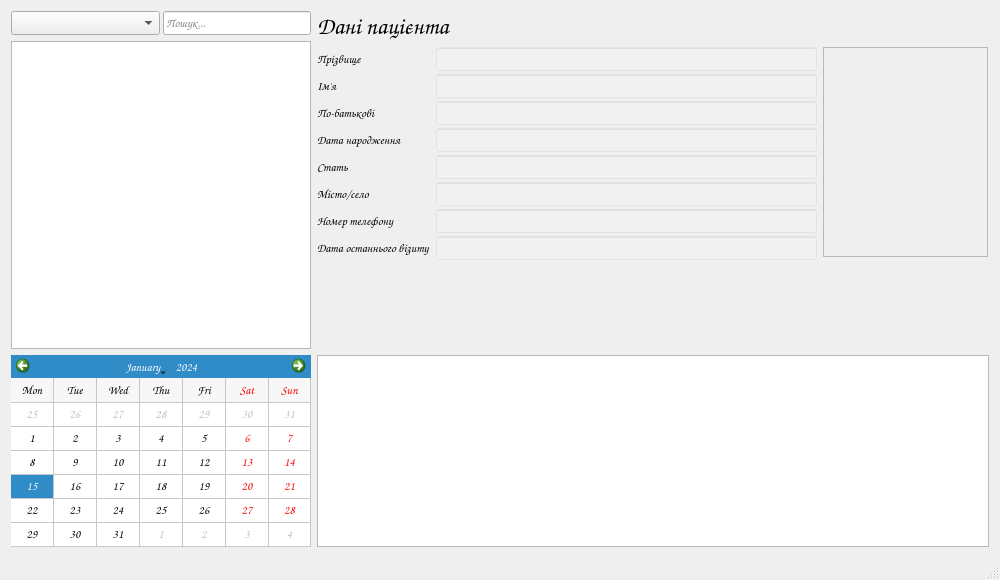
<?xml version="1.0" encoding="UTF-8"?>
<ui version="4.0">
 <class>MainWindow</class>
 <widget class="QMainWindow" name="MainWindow">
  <property name="geometry">
   <rect>
    <x>0</x>
    <y>0</y>
    <width>1000</width>
    <height>580</height>
   </rect>
  </property>
  <property name="minimumSize">
   <size>
    <width>1000</width>
    <height>580</height>
   </size>
  </property>
  <property name="font">
   <font>
    <family>Comic Sans MS</family>
    <pointsize>9</pointsize>
   </font>
  </property>
  <property name="windowTitle">
   <string>Nester Dental Clinic</string>
  </property>
  <property name="windowIcon">
   <iconset>
    <normaloff>main_icon.ico</normaloff>main_icon.ico</iconset>
  </property>
  <property name="toolTip">
   <string/>
  </property>
  <property name="accessibleName">
   <string/>
  </property>
  <property name="styleSheet">
   <string notr="true"/>
  </property>
  <widget class="QWidget" name="centralWidget">
   <layout class="QGridLayout" name="gridLayout">
    <item row="0" column="0">
     <layout class="QHBoxLayout" name="horizontalLayout_5">
      <item>
       <layout class="QVBoxLayout" name="verticalLayout_2">
        <item>
         <layout class="QHBoxLayout" name="horizontalLayout">
          <property name="spacing">
           <number>3</number>
          </property>
          <item>
           <widget class="QComboBox" name="search_cb">
            <property name="sizePolicy">
             <sizepolicy hsizetype="Minimum" vsizetype="Fixed">
              <horstretch>0</horstretch>
              <verstretch>0</verstretch>
             </sizepolicy>
            </property>
            <property name="minimumSize">
             <size>
              <width>0</width>
              <height>0</height>
             </size>
            </property>
            <property name="font">
             <font>
              <family>Comic Sans MS</family>
              <pointsize>9</pointsize>
             </font>
            </property>
           </widget>
          </item>
          <item>
           <widget class="QLineEdit" name="search_le">
            <property name="sizePolicy">
             <sizepolicy hsizetype="Minimum" vsizetype="Fixed">
              <horstretch>0</horstretch>
              <verstretch>0</verstretch>
             </sizepolicy>
            </property>
            <property name="minimumSize">
             <size>
              <width>0</width>
              <height>0</height>
             </size>
            </property>
            <property name="font">
             <font>
              <family>Comic Sans MS</family>
              <pointsize>9</pointsize>
             </font>
            </property>
            <property name="placeholderText">
             <string>Пошук...</string>
            </property>
            <property name="clearButtonEnabled">
             <bool>true</bool>
            </property>
           </widget>
          </item>
         </layout>
        </item>
        <item>
         <widget class="QTableView" name="patients_table">
          <property name="sizePolicy">
           <sizepolicy hsizetype="Fixed" vsizetype="Expanding">
            <horstretch>0</horstretch>
            <verstretch>0</verstretch>
           </sizepolicy>
          </property>
          <property name="minimumSize">
           <size>
            <width>300</width>
            <height>0</height>
           </size>
          </property>
          <property name="maximumSize">
           <size>
            <width>300</width>
            <height>16777215</height>
           </size>
          </property>
          <property name="font">
           <font>
            <family>Comic Sans MS</family>
            <pointsize>9</pointsize>
           </font>
          </property>
         </widget>
        </item>
       </layout>
      </item>
      <item>
       <layout class="QVBoxLayout" name="verticalLayout_3">
        <item>
         <widget class="QLabel" name="label_9">
          <property name="sizePolicy">
           <sizepolicy hsizetype="Expanding" vsizetype="Fixed">
            <horstretch>0</horstretch>
            <verstretch>0</verstretch>
           </sizepolicy>
          </property>
          <property name="minimumSize">
           <size>
            <width>0</width>
            <height>30</height>
           </size>
          </property>
          <property name="maximumSize">
           <size>
            <width>16777215</width>
            <height>30</height>
           </size>
          </property>
          <property name="font">
           <font>
            <family>Comic Sans MS</family>
            <pointsize>18</pointsize>
           </font>
          </property>
          <property name="text">
           <string>Дані пацієнта</string>
          </property>
         </widget>
        </item>
        <item>
         <layout class="QHBoxLayout" name="horizontalLayout_4" stretch="3,1">
          <item>
           <layout class="QFormLayout" name="formLayout">
            <property name="verticalSpacing">
             <number>3</number>
            </property>
            <item row="0" column="0">
             <widget class="QLabel" name="label">
              <property name="font">
               <font>
                <family>Comic Sans MS</family>
                <pointsize>9</pointsize>
               </font>
              </property>
              <property name="text">
               <string>Прізвище</string>
              </property>
             </widget>
            </item>
            <item row="0" column="1">
             <widget class="QLineEdit" name="surname_le">
              <property name="font">
               <font>
                <family>Comic Sans MS</family>
                <pointsize>9</pointsize>
               </font>
              </property>
              <property name="styleSheet">
               <string notr="true">QLineEdit {
background-color: rgba(250,250,250,0.2);
}</string>
              </property>
              <property name="readOnly">
               <bool>true</bool>
              </property>
             </widget>
            </item>
            <item row="1" column="0">
             <widget class="QLabel" name="label_3">
              <property name="font">
               <font>
                <family>Comic Sans MS</family>
                <pointsize>9</pointsize>
               </font>
              </property>
              <property name="text">
               <string>Ім'я</string>
              </property>
             </widget>
            </item>
            <item row="1" column="1">
             <widget class="QLineEdit" name="name_le">
              <property name="font">
               <font>
                <family>Comic Sans MS</family>
                <pointsize>9</pointsize>
               </font>
              </property>
              <property name="styleSheet">
               <string notr="true">QLineEdit {
background-color: rgba(250,250,250,0.2);
}</string>
              </property>
              <property name="readOnly">
               <bool>true</bool>
              </property>
             </widget>
            </item>
            <item row="2" column="0">
             <widget class="QLabel" name="label_2">
              <property name="font">
               <font>
                <family>Comic Sans MS</family>
                <pointsize>9</pointsize>
               </font>
              </property>
              <property name="text">
               <string>По-батькові</string>
              </property>
             </widget>
            </item>
            <item row="2" column="1">
             <widget class="QLineEdit" name="f_name_le">
              <property name="font">
               <font>
                <family>Comic Sans MS</family>
                <pointsize>9</pointsize>
               </font>
              </property>
              <property name="styleSheet">
               <string notr="true">QLineEdit {
background-color: rgba(250,250,250,0.2);
}</string>
              </property>
              <property name="readOnly">
               <bool>true</bool>
              </property>
             </widget>
            </item>
            <item row="3" column="0">
             <widget class="QLabel" name="label_4">
              <property name="font">
               <font>
                <family>Comic Sans MS</family>
                <pointsize>9</pointsize>
               </font>
              </property>
              <property name="text">
               <string>Дата народження</string>
              </property>
             </widget>
            </item>
            <item row="3" column="1">
             <widget class="QLineEdit" name="b_date_le">
              <property name="font">
               <font>
                <family>Comic Sans MS</family>
                <pointsize>9</pointsize>
               </font>
              </property>
              <property name="styleSheet">
               <string notr="true">QLineEdit {
background-color: rgba(250,250,250,0.2);
}</string>
              </property>
              <property name="readOnly">
               <bool>true</bool>
              </property>
             </widget>
            </item>
            <item row="4" column="0">
             <widget class="QLabel" name="label_5">
              <property name="font">
               <font>
                <family>Comic Sans MS</family>
                <pointsize>9</pointsize>
               </font>
              </property>
              <property name="text">
               <string>Стать</string>
              </property>
             </widget>
            </item>
            <item row="4" column="1">
             <widget class="QLineEdit" name="sex_le">
              <property name="font">
               <font>
                <family>Comic Sans MS</family>
                <pointsize>9</pointsize>
               </font>
              </property>
              <property name="styleSheet">
               <string notr="true">QLineEdit {
background-color: rgba(250,250,250,0.2);
}</string>
              </property>
              <property name="readOnly">
               <bool>true</bool>
              </property>
             </widget>
            </item>
            <item row="5" column="0">
             <widget class="QLabel" name="label_6">
              <property name="font">
               <font>
                <family>Comic Sans MS</family>
                <pointsize>9</pointsize>
               </font>
              </property>
              <property name="text">
               <string>Місто/село</string>
              </property>
             </widget>
            </item>
            <item row="5" column="1">
             <widget class="QLineEdit" name="city_le">
              <property name="font">
               <font>
                <family>Comic Sans MS</family>
                <pointsize>9</pointsize>
               </font>
              </property>
              <property name="styleSheet">
               <string notr="true">QLineEdit {
background-color: rgba(250,250,250,0.2);
}</string>
              </property>
              <property name="readOnly">
               <bool>true</bool>
              </property>
             </widget>
            </item>
            <item row="6" column="0">
             <widget class="QLabel" name="label_8">
              <property name="font">
               <font>
                <family>Comic Sans MS</family>
                <pointsize>9</pointsize>
               </font>
              </property>
              <property name="text">
               <string>Номер телефону</string>
              </property>
             </widget>
            </item>
            <item row="6" column="1">
             <widget class="QLineEdit" name="tel_number_le">
              <property name="font">
               <font>
                <family>Comic Sans MS</family>
                <pointsize>9</pointsize>
               </font>
              </property>
              <property name="styleSheet">
               <string notr="true">QLineEdit {
background-color: rgba(250,250,250,0.2);
}</string>
              </property>
              <property name="readOnly">
               <bool>true</bool>
              </property>
             </widget>
            </item>
            <item row="7" column="0">
             <widget class="QLabel" name="label_10">
              <property name="font">
               <font>
                <family>Comic Sans MS</family>
                <pointsize>9</pointsize>
               </font>
              </property>
              <property name="text">
               <string>Дата останнього візиту</string>
              </property>
             </widget>
            </item>
            <item row="7" column="1">
             <widget class="QLineEdit" name="last_visit_date_le">
              <property name="sizePolicy">
               <sizepolicy hsizetype="Expanding" vsizetype="Fixed">
                <horstretch>0</horstretch>
                <verstretch>0</verstretch>
               </sizepolicy>
              </property>
              <property name="font">
               <font>
                <family>Comic Sans MS</family>
                <pointsize>9</pointsize>
               </font>
              </property>
              <property name="styleSheet">
               <string notr="true">QLineEdit {
background-color: rgba(250,250,250,0.2);
}</string>
              </property>
              <property name="readOnly">
               <bool>true</bool>
              </property>
             </widget>
            </item>
            <item row="8" column="1">
             <spacer name="verticalSpacer">
              <property name="orientation">
               <enum>Qt::Vertical</enum>
              </property>
              <property name="sizeHint" stdset="0">
               <size>
                <width>20</width>
                <height>40</height>
               </size>
              </property>
             </spacer>
            </item>
           </layout>
          </item>
          <item>
           <layout class="QVBoxLayout" name="verticalLayout">
            <item>
             <widget class="QLabel" name="patient_photo_lbl">
              <property name="sizePolicy">
               <sizepolicy hsizetype="Expanding" vsizetype="Expanding">
                <horstretch>0</horstretch>
                <verstretch>0</verstretch>
               </sizepolicy>
              </property>
              <property name="minimumSize">
               <size>
                <width>165</width>
                <height>210</height>
               </size>
              </property>
              <property name="maximumSize">
               <size>
                <width>165</width>
                <height>210</height>
               </size>
              </property>
              <property name="font">
               <font>
                <family>Comic Sans MS</family>
               </font>
              </property>
              <property name="frameShape">
               <enum>QFrame::StyledPanel</enum>
              </property>
              <property name="text">
               <string/>
              </property>
              <property name="pixmap">
               <pixmap resource="res/res.qrc">:/action_icons/default_user.png</pixmap>
              </property>
              <property name="scaledContents">
               <bool>false</bool>
              </property>
              <property name="alignment">
               <set>Qt::AlignCenter</set>
              </property>
             </widget>
            </item>
            <item>
             <layout class="QHBoxLayout" name="horizontalLayout_3">
              <property name="spacing">
               <number>1</number>
              </property>
              <property name="leftMargin">
               <number>0</number>
              </property>
              <property name="topMargin">
               <number>0</number>
              </property>
              <property name="rightMargin">
               <number>0</number>
              </property>
              <item>
               <widget class="QPushButton" name="visit_journal_pb">
                <property name="sizePolicy">
                 <sizepolicy hsizetype="Expanding" vsizetype="Fixed">
                  <horstretch>0</horstretch>
                  <verstretch>0</verstretch>
                 </sizepolicy>
                </property>
                <property name="minimumSize">
                 <size>
                  <width>0</width>
                  <height>0</height>
                 </size>
                </property>
                <property name="sizeIncrement">
                 <size>
                  <width>0</width>
                  <height>0</height>
                 </size>
                </property>
                <property name="font">
                 <font>
                  <family>Comic Sans MS</family>
                 </font>
                </property>
                <property name="toolTip">
                 <string>Журнал відвідувань</string>
                </property>
                <property name="whatsThis">
                 <string/>
                </property>
                <property name="accessibleDescription">
                 <string/>
                </property>
                <property name="text">
                 <string/>
                </property>
                <property name="icon">
                 <iconset resource="res/res.qrc">
                  <normaloff>:/action_icons/med_journal.png</normaloff>:/action_icons/med_journal.png</iconset>
                </property>
                <property name="iconSize">
                 <size>
                  <width>36</width>
                  <height>36</height>
                 </size>
                </property>
                <property name="flat">
                 <bool>true</bool>
                </property>
               </widget>
              </item>
              <item>
               <widget class="QPushButton" name="toot_card_pb">
                <property name="sizePolicy">
                 <sizepolicy hsizetype="Expanding" vsizetype="Fixed">
                  <horstretch>0</horstretch>
                  <verstretch>0</verstretch>
                 </sizepolicy>
                </property>
                <property name="minimumSize">
                 <size>
                  <width>0</width>
                  <height>0</height>
                 </size>
                </property>
                <property name="sizeIncrement">
                 <size>
                  <width>0</width>
                  <height>0</height>
                 </size>
                </property>
                <property name="font">
                 <font>
                  <family>Comic Sans MS</family>
                 </font>
                </property>
                <property name="toolTip">
                 <string>Зубна картка</string>
                </property>
                <property name="whatsThis">
                 <string/>
                </property>
                <property name="accessibleDescription">
                 <string/>
                </property>
                <property name="text">
                 <string/>
                </property>
                <property name="icon">
                 <iconset resource="res/res.qrc">
                  <normaloff>:/action_icons/tooth_card.png</normaloff>:/action_icons/tooth_card.png</iconset>
                </property>
                <property name="iconSize">
                 <size>
                  <width>36</width>
                  <height>36</height>
                 </size>
                </property>
                <property name="flat">
                 <bool>true</bool>
                </property>
               </widget>
              </item>
              <item>
               <widget class="QPushButton" name="edit_client_pb">
                <property name="sizePolicy">
                 <sizepolicy hsizetype="Expanding" vsizetype="Fixed">
                  <horstretch>0</horstretch>
                  <verstretch>0</verstretch>
                 </sizepolicy>
                </property>
                <property name="minimumSize">
                 <size>
                  <width>0</width>
                  <height>0</height>
                 </size>
                </property>
                <property name="sizeIncrement">
                 <size>
                  <width>0</width>
                  <height>0</height>
                 </size>
                </property>
                <property name="font">
                 <font>
                  <family>Comic Sans MS</family>
                 </font>
                </property>
                <property name="toolTip">
                 <string>Редагувати дані пацієнта</string>
                </property>
                <property name="whatsThis">
                 <string/>
                </property>
                <property name="accessibleDescription">
                 <string/>
                </property>
                <property name="text">
                 <string/>
                </property>
                <property name="icon">
                 <iconset resource="res/res.qrc">
                  <normaloff>:/action_icons/edit_patient.png</normaloff>:/action_icons/edit_patient.png</iconset>
                </property>
                <property name="iconSize">
                 <size>
                  <width>36</width>
                  <height>36</height>
                 </size>
                </property>
                <property name="flat">
                 <bool>true</bool>
                </property>
               </widget>
              </item>
              <item>
               <spacer name="horizontalSpacer">
                <property name="font">
                 <font>
                  <family>Comic Sans MS</family>
                 </font>
                </property>
                <property name="orientation">
                 <enum>Qt::Horizontal</enum>
                </property>
                <property name="sizeHint" stdset="0">
                 <size>
                  <width>40</width>
                  <height>20</height>
                 </size>
                </property>
               </spacer>
              </item>
             </layout>
            </item>
            <item>
             <spacer name="verticalSpacer_2">
              <property name="orientation">
               <enum>Qt::Vertical</enum>
              </property>
              <property name="sizeHint" stdset="0">
               <size>
                <width>20</width>
                <height>40</height>
               </size>
              </property>
             </spacer>
            </item>
           </layout>
          </item>
         </layout>
        </item>
       </layout>
      </item>
     </layout>
    </item>
    <item row="1" column="0">
     <layout class="QHBoxLayout" name="horizontalLayout_2">
      <item>
       <widget class="QCalendarWidget" name="calendar">
        <property name="sizePolicy">
         <sizepolicy hsizetype="Fixed" vsizetype="Fixed">
          <horstretch>0</horstretch>
          <verstretch>0</verstretch>
         </sizepolicy>
        </property>
        <property name="minimumSize">
         <size>
          <width>300</width>
          <height>192</height>
         </size>
        </property>
        <property name="maximumSize">
         <size>
          <width>300</width>
          <height>192</height>
         </size>
        </property>
        <property name="font">
         <font>
          <family>Comic Sans MS</family>
          <pointsize>9</pointsize>
         </font>
        </property>
        <property name="gridVisible">
         <bool>true</bool>
        </property>
        <property name="horizontalHeaderFormat">
         <enum>QCalendarWidget::ShortDayNames</enum>
        </property>
        <property name="verticalHeaderFormat">
         <enum>QCalendarWidget::NoVerticalHeader</enum>
        </property>
       </widget>
      </item>
      <item>
       <widget class="QTableWidget" name="events_table">
        <property name="sizePolicy">
         <sizepolicy hsizetype="Expanding" vsizetype="Fixed">
          <horstretch>0</horstretch>
          <verstretch>0</verstretch>
         </sizepolicy>
        </property>
        <property name="minimumSize">
         <size>
          <width>0</width>
          <height>192</height>
         </size>
        </property>
        <property name="maximumSize">
         <size>
          <width>16777215</width>
          <height>192</height>
         </size>
        </property>
        <property name="font">
         <font>
          <pointsize>9</pointsize>
         </font>
        </property>
       </widget>
      </item>
     </layout>
    </item>
   </layout>
  </widget>
  <widget class="QStatusBar" name="statusBar"/>
 </widget>
 <layoutdefault spacing="6" margin="11"/>
 <resources>
  <include location="res/res.qrc"/>
 </resources>
 <connections/>
</ui>
